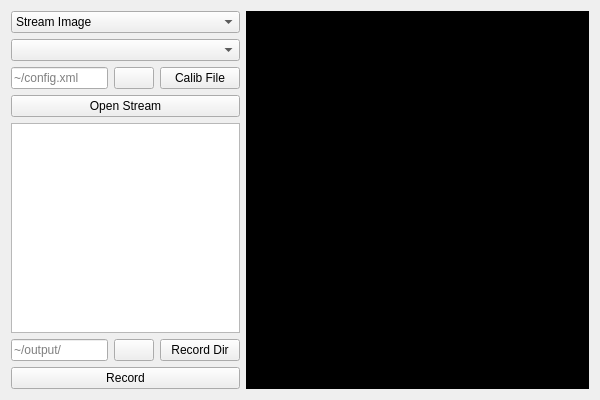
<?xml version="1.0" encoding="UTF-8"?>
<ui version="4.0">
 <class>Form</class>
 <widget class="QWidget" name="Form">
  <property name="geometry">
   <rect>
    <x>0</x>
    <y>0</y>
    <width>600</width>
    <height>400</height>
   </rect>
  </property>
  <property name="windowTitle">
   <string>Form</string>
  </property>
  <layout class="QHBoxLayout" name="horizontalLayout_3">
   <item>
    <layout class="QHBoxLayout" name="horizontalLayout_bmode" stretch="2,3">
     <item>
      <layout class="QVBoxLayout" name="verticalLayout_bmode_menu">
       <item>
        <widget class="QComboBox" name="comboBox_bmode_streamOption">
         <item>
          <property name="text">
           <string>Stream Image</string>
          </property>
         </item>
         <item>
          <property name="text">
           <string>Stream Screen (This PC)</string>
          </property>
         </item>
        </widget>
       </item>
       <item>
        <widget class="QComboBox" name="comboBox_bmode_streamPort">
         <property name="enabled">
          <bool>true</bool>
         </property>
         <property name="placeholderText">
          <string>Select USB Port</string>
         </property>
        </widget>
       </item>
       <item>
        <layout class="QHBoxLayout" name="horizontalLayout_bmode_calib" stretch="0,0,0">
         <item>
          <widget class="QLineEdit" name="lineEdit_bmode_calibPath">
           <property name="enabled">
            <bool>true</bool>
           </property>
           <property name="placeholderText">
            <string>~/config.xml</string>
           </property>
          </widget>
         </item>
         <item>
          <widget class="QPushButton" name="pushButton_bmode_calibClear">
           <property name="text">
            <string/>
           </property>
           <property name="icon">
            <iconset theme="QIcon::ThemeIcon::EditClear"/>
           </property>
          </widget>
         </item>
         <item>
          <widget class="QPushButton" name="pushButton_bmode_calibBrowse">
           <property name="enabled">
            <bool>true</bool>
           </property>
           <property name="text">
            <string>Calib File</string>
           </property>
           <property name="icon">
            <iconset theme="QIcon::ThemeIcon::DocumentOpen"/>
           </property>
          </widget>
         </item>
        </layout>
       </item>
       <item>
        <widget class="QPushButton" name="pushButton_bmode_openStream">
         <property name="enabled">
          <bool>true</bool>
         </property>
         <property name="text">
          <string>Open Stream</string>
         </property>
        </widget>
       </item>
       <item>
        <widget class="QPlainTextEdit" name="plainTextEdit_bmode_textStream">
         <property name="font">
          <font>
           <family>Courier</family>
           <pointsize>8</pointsize>
          </font>
         </property>
        </widget>
       </item>
       <item>
        <layout class="QHBoxLayout" name="horizontalLayout_bmode_recorddir">
         <item>
          <widget class="QLineEdit" name="lineEdit_bmode_recorddir">
           <property name="placeholderText">
            <string>~/output/</string>
           </property>
          </widget>
         </item>
         <item>
          <widget class="QPushButton" name="pushButton_bmode_recorddirClear">
           <property name="text">
            <string/>
           </property>
           <property name="icon">
            <iconset theme="QIcon::ThemeIcon::EditClear"/>
           </property>
          </widget>
         </item>
         <item>
          <widget class="QPushButton" name="pushButton_bmode_recorddirBrowse">
           <property name="text">
            <string>Record Dir</string>
           </property>
           <property name="icon">
            <iconset theme="QIcon::ThemeIcon::FolderOpen"/>
           </property>
          </widget>
         </item>
        </layout>
       </item>
       <item>
        <widget class="QPushButton" name="pushButton_bmode_recordStream">
         <property name="text">
          <string>Record</string>
         </property>
        </widget>
       </item>
      </layout>
     </item>
     <item>
      <widget class="QLabel" name="label_bmode_image">
       <property name="autoFillBackground">
        <bool>false</bool>
       </property>
       <property name="styleSheet">
        <string notr="true">background-color: rgb(0,0,0);</string>
       </property>
       <property name="text">
        <string/>
       </property>
       <property name="alignment">
        <set>Qt::AlignmentFlag::AlignCenter</set>
       </property>
      </widget>
     </item>
    </layout>
   </item>
  </layout>
 </widget>
 <resources/>
 <connections/>
</ui>
